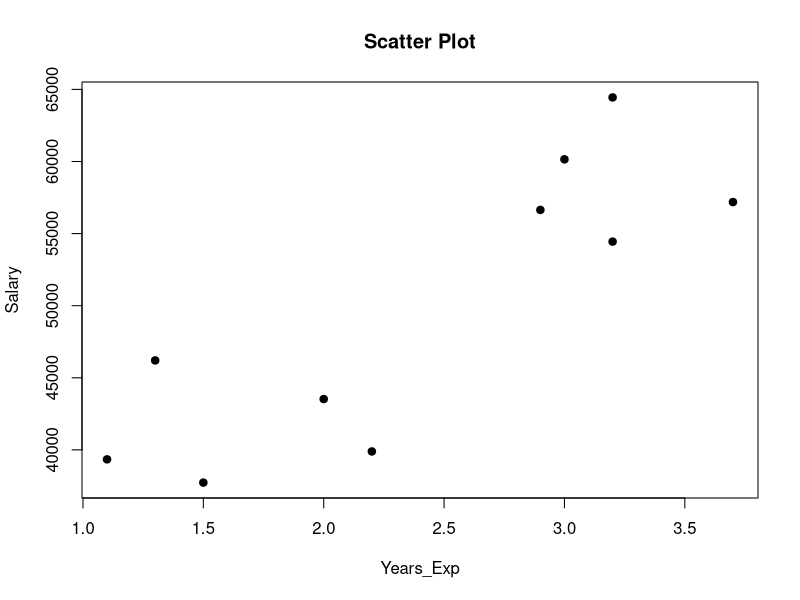
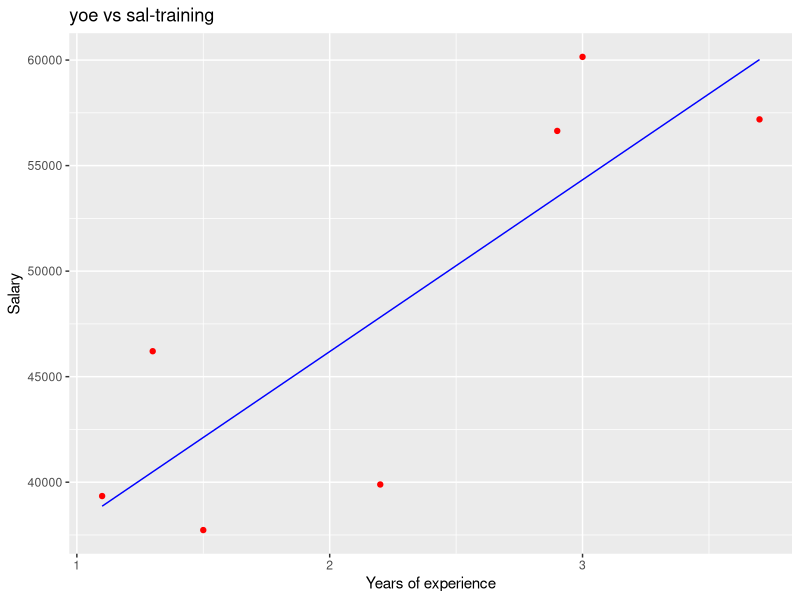
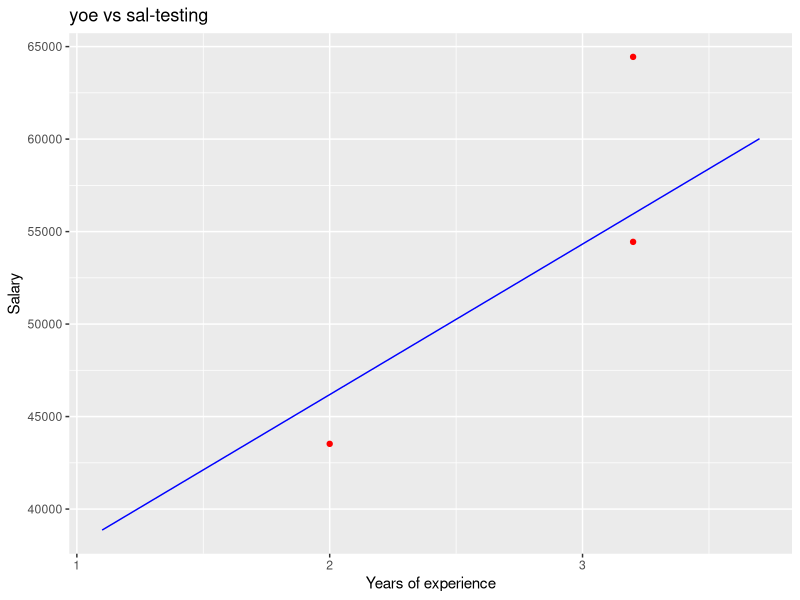

Source code (R) for these figures, in order:
install.packages("caTools")

library(caTools)
library(ggplot2)

data<-data.frame(
  Years_Exp = c(1.1, 1.3, 1.5, 2.0, 2.2, 2.9, 3.0, 3.2, 3.2, 3.7),
  Salary = c(39343.00, 46205.00, 37731.00, 43525.00,
             39891.00, 56642.00, 60150.00, 54445.00, 64445.00, 57189.00)
)

# 1.scatterplot
plot(data$Years_Exp, data$Salary,
     xlab="Years_Exp",
     ylab="Salary",
     main="Scatter Plot",
     pch=19)

# 2.split
samples<-sample.split(data$Salary, SplitRatio = 0.7)
training<-subset(data, samples=="TRUE")
testing<-subset(data, samples=="FALSE")

# 3.fit model and find coef
linreg=lm(formula=Salary~Years_Exp,
          data=training)


coef(linreg)


# 4. y_pred
y_pred=predict(linreg, newdata=testing)


# 5. ggplot

ggplot()+
  geom_point(aes(x=training$Years_Exp,y=training$Salary),
             color='red')+
  geom_line(aes(x=training$Years_Exp,y=predict(linreg, training)),
            color='blue')+
  ggtitle("yoe vs sal-training")+
  xlab('Years of experience') +
  ylab('Salary')



ggplot()+
  geom_point(aes(x=testing$Years_Exp,y=testing$Salary),
             color='red')+
  geom_line(aes(x=training$Years_Exp,y=predict(linreg, training)),
            color='blue')+
  ggtitle("yoe vs sal-testing")+
  xlab('Years of experience') +
  ylab('Salary')
